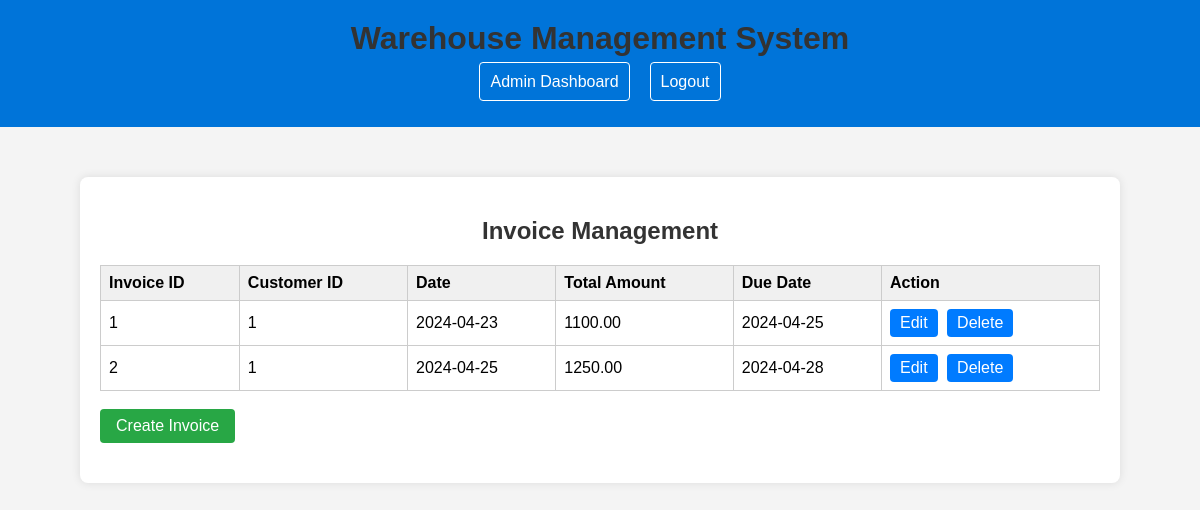
Screenshot of /invoices_manage.php (signed in) with the database file from the repository.
### tables this page shows
CREATE TABLE `invoices` (
  `invoice_id` int(11) NOT NULL,
  `customer_id` int(11) NOT NULL,
  `date` date NOT NULL,
  `total_amount` decimal(10,2) NOT NULL,
  `due_date` date NOT NULL
);

### invoices_manage.php (the view, shortened to what this page needs)
<?php
require_once 'db_config.php';
$sql = "SELECT * FROM invoices";
$result = mysqli_query($conn, $sql);
$invoices = mysqli_fetch_all($result, MYSQLI_ASSOC);
?>
<!DOCTYPE html>
<html lang="en">
<head>
</head>
<body>
    <?php include 'header.php'; ?>
    <div class="manage-container">
        <h2>Invoice Management</h2>
        <table>
            <tr>
                <th>Invoice ID</th>
                <th>Customer ID</th>
                <th>Date</th>
                <th>Total Amount</th>
                <th>Due Date</th>
                <th>Action</th>
            </tr>
            <?php foreach($invoices as $invoice): ?>
                <tr>
                    <td><?php echo $invoice['invoice_id']; ?></td>
                    <td><?php echo $invoice['customer_id']; ?></td>
                    <td><?php echo $invoice['date']; ?></td>
                    <td><?php echo $invoice['total_amount']; ?></td>
                    <td><?php echo $invoice['due_date']; ?></td>
                    <td>
                        <?php if($_SESSION['role'] == 'admin' || $_SESSION['role'] == 'manager'): ?>
                            <a href="edit_invoice.php?invoice_id=<?php echo $invoice['invoice_id']; ?>">Edit</a>
                        <?php endif; ?>
                        <?php if($_SESSION['role'] == 'admin'): ?>
                            <a href="delete_invoice.php?invoice_id=<?php echo $invoice['invoice_id']; ?>">Delete</a>
                        <?php endif; ?>
                    </td>
                </tr>
            <?php endforeach; ?>
        </table>
        <?php if($_SESSION['role'] == 'admin' || $_SESSION['role'] == 'manager'): ?>
            <a href="create_invoice.php" class="create-invoice-link">Create Invoice</a>
        <?php endif; ?>
    </div>
</body>
</html>

### invoices_manage.php (style rules this page uses)
body { font-family: Arial, sans-serif; background-color: #f4f4f4; margin: 0; padding: 0; }
.manage-container { background-color: #fff; padding: 20px; border-radius: 8px; box-shadow: 0 0 10px rgba(0, 0, 0, 0.1); max-width: 1000px; margin: 50px auto; }
h1, h2 { text-align: center; color: #333; }
table { width: 100%; border-collapse: collapse; }
th, td { border: 1px solid #ccc; padding: 8px; text-align: left; }
th { background-color: #f0f0f0; }
.create-invoice-link { display: inline-block; padding: 8px 16px; margin-bottom: 20px; background-color: #28a745; color: #fff; text-decoration: none; border-radius: 4px; transition: background-color 0.3s; }
td a { text-decoration: none; color: #fff; margin-right: 5px; padding: 5px 10px; border-radius: 4px; background-color: #007bff; transition: background-color 0.3s; display: inline-block; }

### rows the page displays
invoices: invoice_id "1", customer "1", date "2024-04-23", total_amount "1100.00", due_date "2024-04-25"
invoices: invoice_id "2", customer "1", date "2024-04-25", total_amount "1250.00", due_date "2024-04-28"
